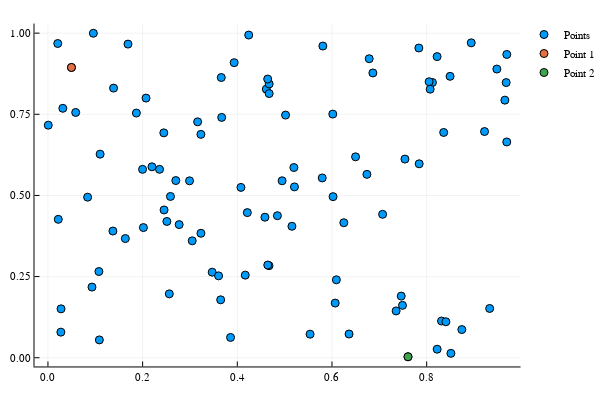

The notebook cell this image was saved under:
### Code cell
using Plots
plotly()
scatter(X[1,:], X[2,:], label = "Points")
scatter!([X[1,a]], [X[2,a]], label = "Point $a")
scatter!([X[1,b]], [X[2,b]], label = "Point $b")

### Figure 1 — Plotly figure (JSON) as saved in the notebook; plotly's stock layout.template omitted (floating-point values rounded to 4 significant figures)
{"data": [{"colorbar": {"title": ""}, "hoverinfo": "text", "legendgroup": "Points", "marker": {"color": "rgba(0, 154, 250, 1.000)", "line": {"color": "rgba(0, 0, 0, 1.000)", "width": 1}, "size": 8, "symbol": "circle"}, "mode": "markers", "name": "Points", "showlegend": true, "text": [null, null, null, null, null, null, null, null, null, null, null, null, null, null, null, null, null, null, null, null, null, null, null, null, null, null, null, null, null, null, null, null, null, null, null, null, null, null, null, null, null, null, null, null, null, null, null, null, null, null, null, null, null, null, null, null, null, null, null, null, null, null, null, null, null, null, null, null, null, null, null, null, null, null, null, null, null, null, null, null, null, null, null, null, null, null, null, null, null, null, null, null, null, null, null, null, null, null, null, null], "type": "scatter", "x": [0.04967, 0.7606, 0.4168, 0.2564, 0.7842, 0.625, 0.2701, 0.367, 0.1868, 0.502, 0.1635, 0.8222, 0.4211, 0.2197, 0.9693, 0.4612, 0.8122, 0.1691, 0.2357, 0.2772, 0.6023, 0.8495, 0.4077, 0.9331, 0.4584, 0.3232, 0.2072, 0.3649, 0.02766, 0.6017, 0.2512, 0.05861, 0.5807, 0.5195, 0.6093, 0.2017, 0.5794, 0.9483, 0.0207, 0.8743, 0.6864, 0.7463, 0.347, 0.0006304, 0.8941, 0.0218, 0.09301, 0.4673, 0.707, 0.8314, 0.7835, 0.4847, 0.3661, 0.4947, 0.8406, 0.5207, 0.8359, 0.6786, 0.1386, 0.4642, 0.08379, 0.2991, 0.3162, 0.1372, 0.8512, 0.9692, 0.02727, 0.1086, 0.1077, 0.467, 0.2453, 0.7355, 0.6068, 0.1102, 0.3934, 0.6498, 0.3605, 0.5537, 0.09593, 0.8052, 0.5154, 0.9223, 0.968, 0.03143, 0.6738, 0.7489, 0.6361, 0.7541, 0.3231, 0.8221, 0.4673, 0.2448, 0.9653, 0.2588, 0.8074, 0.3857, 0.4643, 0.3047, 0.1999, 0.4241], "xaxis": "x1", "y": [0.8943, 0.003023, 0.2545, 0.1967, 0.5975, 0.4159, 0.5459, 0.7405, 0.7538, 0.7476, 0.3672, 0.02625, 0.4471, 0.5882, 0.9344, 0.8275, 0.848, 0.9663, 0.5804, 0.4102, 0.4963, 0.8669, 0.5248, 0.1518, 0.4329, 0.3834, 0.7999, 0.1784, 0.1506, 0.7506, 0.4199, 0.7557, 0.9603, 0.586, 0.24, 0.401, 0.5539, 0.8894, 0.9681, 0.08675, 0.8774, 0.1899, 0.2636, 0.7165, 0.9701, 0.4264, 0.2176, 0.8436, 0.4418, 0.1132, 0.9542, 0.4376, 0.8633, 0.5452, 0.1109, 0.5263, 0.6941, 0.9212, 0.8306, 0.8586, 0.4947, 0.5451, 0.7268, 0.3903, 0.01342, 0.6648, 0.07879, 0.05496, 0.2656, 0.2836, 0.4553, 0.1443, 0.1684, 0.6272, 0.9091, 0.6189, 0.2522, 0.07255, 0.9997, 0.8503, 0.405, 0.6969, 0.8477, 0.7685, 0.5649, 0.1613, 0.07305, 0.612, 0.6881, 0.9277, 0.8139, 0.6928, 0.7936, 0.4969, 0.8274, 0.06253, 0.2856, 0.3602, 0.5803, 0.9941], "yaxis": "y1", "zmax": 0.1, "zmin": -0.1}, {"colorbar": {"title": ""}, "hoverinfo": "text", "legendgroup": "Point 1", "marker": {"color": "rgba(227, 111, 71, 1.000)", "line": {"color": "rgba(0, 0, 0, 1.000)", "width": 1}, "size": 8, "symbol": "circle"}, "mode": "markers", "name": "Point 1", "showlegend": true, "text": [null], "type": "scatter", "x": [0.04967], "xaxis": "x1", "y": [0.8943], "yaxis": "y1", "zmax": 0.1, "zmin": -0.1}, {"colorbar": {"title": ""}, "hoverinfo": "text", "legendgroup": "Point 2", "marker": {"color": "rgba(62, 164, 78, 1.000)", "line": {"color": "rgba(0, 0, 0, 1.000)", "width": 1}, "size": 8, "symbol": "circle"}, "mode": "markers", "name": "Point 2", "showlegend": true, "text": [null], "type": "scatter", "x": [0.7606], "xaxis": "x1", "y": [0.003023], "yaxis": "y1", "zmax": 0.1, "zmin": -0.1}], "layout": {"annotations": [], "height": 400, "legend": {"bgcolor": "rgba(255, 255, 255, 1.000)", "bordercolor": "rgba(0, 0, 0, 1.000)", "font": {"color": "rgba(0, 0, 0, 1.000)", "family": "sans-serif", "size": 11}, "tracegroupgap": 0, "x": 1, "y": 1}, "margin": {"b": 20, "l": 0, "r": 0, "t": 20}, "paper_bgcolor": "rgba(255, 255, 255, 1.000)", "plot_bgcolor": "rgba(255, 255, 255, 1.000)", "showlegend": true, "width": 600, "xaxis": {"anchor": "y1", "domain": [0.06582, 0.9934], "gridcolor": "rgba(0, 0, 0, 0.100)", "gridwidth": 0.5, "linecolor": "rgba(0, 0, 0, 1.000)", "mirror": false, "range": [-0.02843, 0.9984], "showgrid": true, "showline": true, "showticklabels": true, "tickangle": 0, "tickcolor": "rgb(0, 0, 0)", "tickfont": {"color": "rgba(0, 0, 0, 1.000)", "family": "sans-serif", "size": 11}, "tickmode": "array", "ticks": "inside", "ticktext": ["0.0", "0.2", "0.4", "0.6", "0.8"], "tickvals": [0, 0.2, 0.4, 0.6, 0.8], "title": "", "titlefont": {"color": "rgba(0, 0, 0, 1.000)", "family": "sans-serif", "size": 15}, "type": "-", "visible": true, "zeroline": false, "zerolinecolor": "rgba(0, 0, 0, 1.000)"}, "yaxis": {"anchor": "x1", "domain": [0.03762, 0.9902], "gridcolor": "rgba(0, 0, 0, 0.100)", "gridwidth": 0.5, "linecolor": "rgba(0, 0, 0, 1.000)", "mirror": false, "range": [-0.02688, 1.03], "showgrid": true, "showline": true, "showticklabels": true, "tickangle": 0, "tickcolor": "rgb(0, 0, 0)", "tickfont": {"color": "rgba(0, 0, 0, 1.000)", "family": "sans-serif", "size": 11}, "tickmode": "array", "ticks": "inside", "ticktext": ["0.00", "0.25", "0.50", "0.75", "1.00"], "tickvals": [0, 0.25, 0.5, 0.75, 1], "title": "", "titlefont": {"color": "rgba(0, 0, 0, 1.000)", "family": "sans-serif", "size": 15}, "type": "-", "visible": true, "zeroline": false, "zerolinecolor": "rgba(0, 0, 0, 1.000)"}}}
